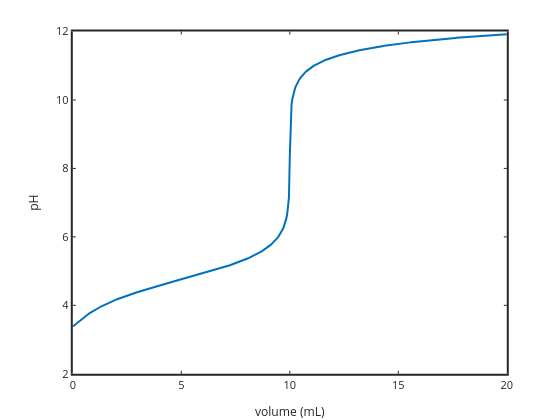

Notebook code cell kept with this figure:
### Markdown cell above
# First derivative to determine endpoint (extremum)


Going up in pH the steep part (inflection point = equiv point) of the curve will be a maximum in the derivative. If going down in pH (titrate base with acid) it will be a minimum.

### Code cell
%plot -s 600,500 -f 'svg'
%input the parameters ...
AT=0.01; % conc of weak acid in mol/L
VT=0.1; % volume in L
pKa=4.75; % weak acid pKa value
titrantconc=0.1; % titrant conc in mol/L
%----------------------------------------------------
% fixed parameters
points=500; % number of points to plot between 0 and 2Ve
Kw=1e-14; Ka=10^-pKa; Ve=(AT*VT)/titrantconc; steps=(2*Ve)/points;
% now loop over titration points
vol=0:steps:2*Ve;
ATv=(AT*VT)./(vol+VT); NaT=(vol*titrantconc)./(vol+VT);

for i=1:length(vol)
    a=1;
    b=Ka+NaT(i);
    c=NaT(i)*Ka-Ka*ATv(i)-Kw;
    d=-Kw*Ka;
    t=roots([a b c d]); %finds the roots
    t=t(imag(t)==0); %sets any imaginary roots to zero
    % display the positive real root
    t=t(t>0); pH(i)=-log10(t);
end

vol=vol*1000;

plot(vol,pH,'linewidth',2); xlabel('volume (mL)'); ylabel('pH')
set(gca,'fontsize',11,'linewidth',2)
title('HA titrated with NaOH')
%axis([0 0.02 2 12])

% add strong strong for comparison
%pHs=2:0.1:12; Hs=10.^-pHs; OHs=Kw./Hs; Nas=OHs+AcT-Hs; 
%hold on; plot(Nas,pHs,'k--','linewidth',2)

### Figure 1 — Plotly figure (JSON) as saved in the notebook; plotly's stock layout.template omitted (floating-point values rounded to 4 significant figures; data arrays with more than 128 entries replaced by an {"elided": "..."} marker saying what was removed)
{"data": [{"line": {"color": "rgb(0,113,188)", "dash": "solid", "width": 2}, "marker": {"color": "rgb(0,113,188)", "line": {"color": "rgb(0,113,188)"}, "size": 6, "symbol": "none"}, "mode": "lines", "name": "", "showlegend": false, "type": "scatter", "visibility": true, "x": {"elided": "501 float values"}, "xaxis": "x", "y": {"elided": "501 float values"}, "yaxis": "y"}], "layout": {"height": 420, "hovermode": "closest", "margin": {"b": 0, "l": 0, "r": 0, "t": 0}, "plot_bgcolor": "rgba(0,0,0,0)", "showlegend": false, "width": 560, "xaxis": {"anchor": "y", "autorange": false, "domain": [0.13, 0.905], "exponentformat": "none", "gridcolor": "rgba(38,38,38,0.15)", "gridwidth": 2, "linecolor": "rgb(38,38,38)", "linewidth": 2, "mirror": "ticks", "range": [0, 20], "showgrid": false, "showline": true, "side": "bottom", "spikedash": "solid", "spikemode": "across", "spikesides": false, "spikethickness": 1, "tickangle": 0, "tickcolor": "rgb(38,38,38)", "tickfont": {"color": "rgb(38,38,38)", "size": 11}, "ticklen": 3, "ticks": "inside", "ticktext": ["0", "5", "10", "15", "20"], "tickvals": [0, 5, 10, 15, 20], "title": {"font": {"color": "rgb(38,38,38)", "size": 12.1}, "text": "volume (mL)"}, "type": "linear", "visible": true, "zeroline": false}, "yaxis": {"anchor": "x", "autorange": false, "domain": [0.11, 0.925], "exponentformat": "none", "gridcolor": "rgba(38,38,38,0.15)", "gridwidth": 2, "linecolor": "rgb(38,38,38)", "linewidth": 2, "mirror": "ticks", "range": [2, 12], "showgrid": false, "showline": true, "side": "left", "spikedash": "solid", "spikemode": "across", "spikesides": false, "spikethickness": 1, "tickangle": 0, "tickcolor": "rgb(38,38,38)", "tickfont": {"color": "rgb(38,38,38)", "size": 11}, "ticklen": 3, "ticks": "inside", "ticktext": ["2", "4", "6", "8", "10", "12"], "tickvals": [2, 4, 6, 8, 10, 12], "title": {"font": {"color": "rgb(38,38,38)", "size": 12.1}, "text": "pH"}, "type": "linear", "visible": true, "zeroline": false}}}
